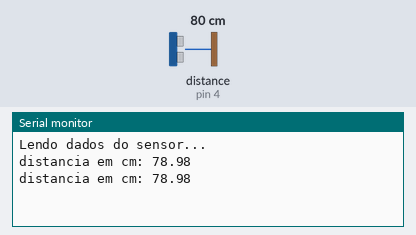
Simulated run of this sketch. Board: Arduino Uno, built with avr-gcc and run on an emulated ATmega328P. On the bench: the last lines printed to the serial monitor. Wiring (inferred from the names in the program): ultrasonic range finder: trigger pin 5; echo pin 4. The test bench sets the inputs (shaded band); at power-on: distance to the obstacle (sensor on pin 4) 80 cm. The echo pulse lasts 58.3 µs per cm.

Above: at 1.8 s.
1.9 s: distance to the obstacle (sensor on pin 4) set to 2 cm
At 2.8 s:
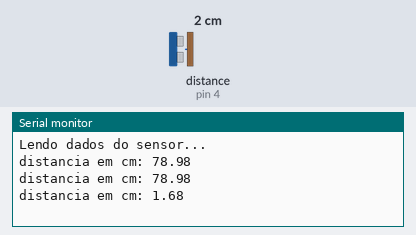
3.4 s: distance to the obstacle (sensor on pin 4) set to 4 cm
At 4.5 s:
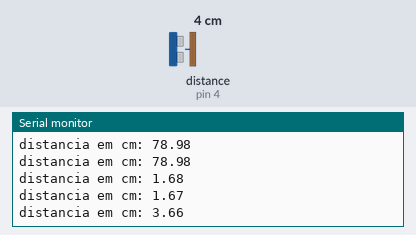
Timing chart, 0 to 6.4 s (numbered marks = the images above; inputs shaded):
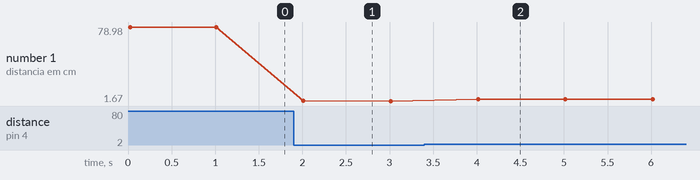

Measured:
- after the input at 1.9 s, the serial monitor: prints a new line after 0.11 s (image 1)
- after the input at 3.4 s, the serial monitor: prints a new line after 0.61 s (image 2)
- plotted number 1: 78.98 → 1.67 after the input at 1.9 s, 1.67 → 3.66 after the input at 3.4 s

The sketch:

ultrasonic.ino
```cpp
//Define os pinos para o trigger e echo
#define pino_trigger 5
#define pino_echo 4

//Inicializa o sensor nos pinos definidos acima

void setup()
{
  pinMode(pino_trigger, OUTPUT);
  pinMode(pino_echo, INPUT);
  Serial.begin(9600);
  Serial.println("Lendo dados do sensor...");
}

void loop(){
  digitalWrite(pino_trigger, LOW);
  delayMicroseconds(2);
  digitalWrite(pino_trigger, HIGH);
  delayMicroseconds(10);
  digitalWrite(pino_trigger, LOW);
  long usec = pulseIn(pino_echo , HIGH);
  Serial.print("distancia em cm: ");
  Serial.println(usec*0.000001*34000/2);
  delay(1000);
}
```
